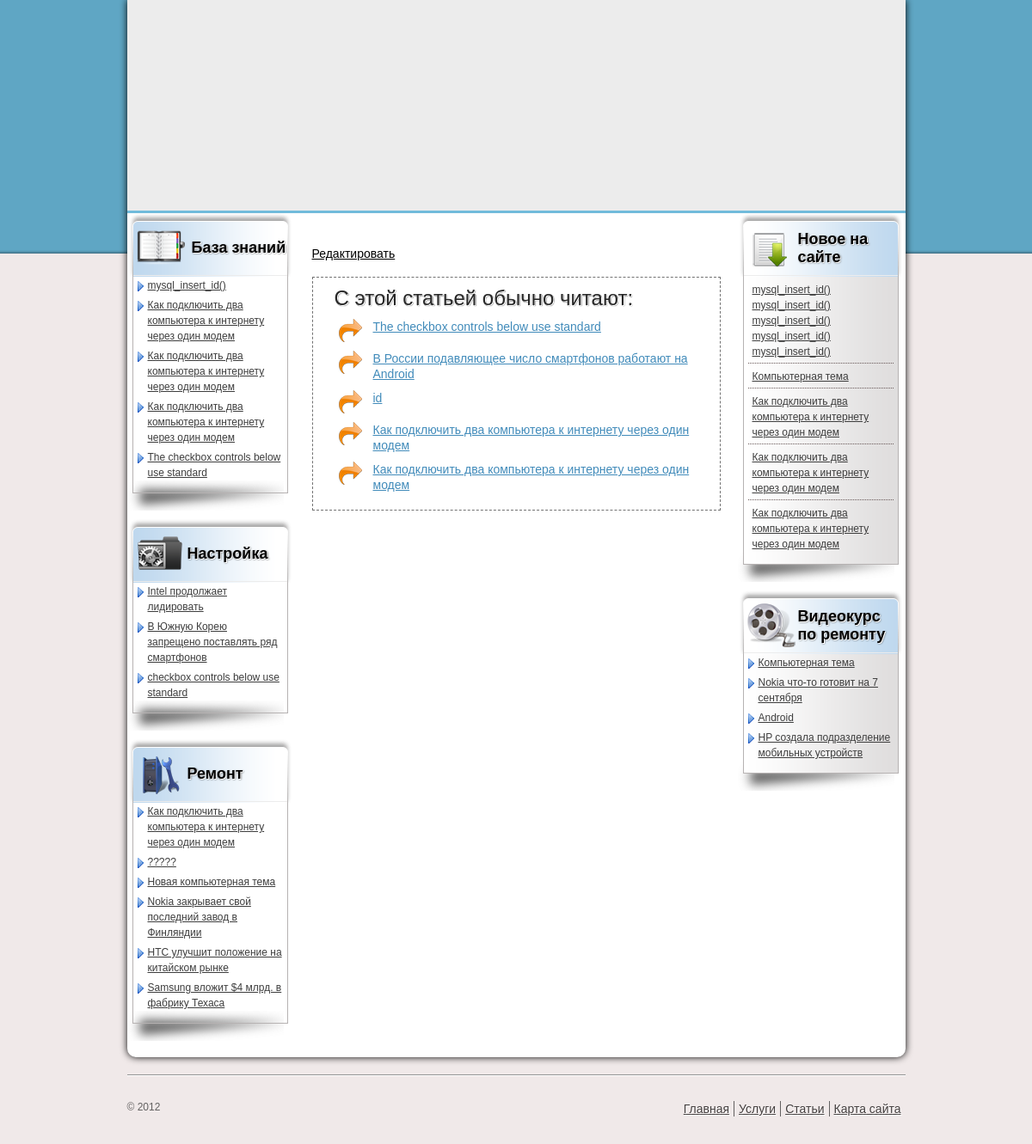
Screenshot of /article.php (signed in) with the database file from the repository.
### tables this page shows
CREATE TABLE IF NOT EXISTS `pages` (
  `id` int(11) NOT NULL AUTO_INCREMENT,
  `title` varchar(300) NOT NULL,
  `content` text NOT NULL,
  `user_id` int(11) NOT NULL,
  `meta_title` varchar(300) DEFAULT NULL,
  `meta_keywords` varchar(300) DEFAULT NULL,
  `meta_desc` varchar(300) DEFAULT NULL,
  `link_text` varchar(150) DEFAULT NULL,
  `category_id` int(11) NOT NULL,
  PRIMARY KEY (`id`),
  KEY `user_id_FK_1` (`user_id`),
  KEY `category_id_FK_3` (`category_id`)
);

### includes/functions.php (the view, shortened to what this page needs)
<?php
function escape($value) {
    $record = mysql_real_escape_string($value);
    return $record;
}
function query($value) {
    $sql = mysql_query($value);
    return $sql;
}
function recent_articles($node) {
	$sql = query("SELECT pages.id, pages.title FROM pages, categories where pages.category_id=categories.id AND pages.id!='".escape($node)."' AND categories.name_code!='home' order by rand() LIMIT 5");
	while($record = mysql_fetch_array($sql)) {
        $recent_article = print '<li><a href="/article.php?node='.$record['id'].'">'.$record['title'].'</a></li>';
	}
	return $recent_article;
}
function show_knowledge_articles() {
	$sql = query("SELECT pages.id, pages.link_text FROM pages, categories WHERE pages.category_id = categories.id AND categories.name_code IN('".escape('knowledge_base')."') order by id desc");
	while($record = mysql_fetch_array($sql)) {
        $recent_article = print '<li><a href="/article.php?node='.$record['id'].'">'.$record['link_text'].'</a></li>';
	}
	return $recent_article;
}
function show_setting_articles() {
	$sql = query("SELECT pages.* FROM pages, categories where pages.category_id=categories.id AND categories.name_code IN('".escape('setting')."') order by id desc");
	while($record = mysql_fetch_array($sql)) {
        $recent_article = print '<li><a href="/article.php?node='.$record['id'].'">'.$record['link_text'].'</a></li>';
	}
	return $recent_article;
}
function show_repair_articles() {
	$sql = query("SELECT pages.* FROM pages, categories where pages.category_id=categories.id AND categories.name_code IN('".escape('repair')."') order by id desc");
	while($record = mysql_fetch_array($sql)) {
		$recent_article = print '<li><a href="/article.php?node='.$record['id'].'">'.$record['link_text'].'</a></li>';
	}
	return $recent_article;
}
function show_video_course_articles() {
	$sql = query("SELECT pages.* FROM pages, categories where pages.category_id=categories.id AND categories.name_code IN('".escape('video_course')."') order by id desc");
	while($record = mysql_fetch_array($sql)) {
		$recentArticle = print '<li><a href="/article.php?node='.$record['id'].'">'.$record['link_text'].'</a></li>';
	}
	return $recentArticle;
}
function last_articles($node) {
	$sql = query("SELECT * FROM pages where id!='".$node."' order by id desc LIMIT 5");
	while($record = mysql_fetch_array($sql)) {
		$useful = print '<li><a href="article.php?node='.$record['id'].'">'.$record['title'].'</a></li>';
	}
	return $useful;
}

### css/style.css (style rules this page uses)
body { background: #f0e9e9 url(../images/main_bg.png) repeat-x !important; text-align: center; font-family: arial; }
li, h1, h2 { text-align: left; }
.text a { color: #000; }
.article ul li { background: url(../images/article_arrow.png) no-repeat 5px 0; padding-left: 45px; margin-bottom: 10px; min-height: 27px; }
.article ul li a { font-size: 14px; color: #418bba; }
.sidebar-block ul li { background: url(../images/sidebar_arrow.png) no-repeat 0 5px; margin: 0 5px 5px 5px; padding-left: 12px; }
.sidebar-block.new ul li { background: none; margin: 0 5px; padding: 5px; border-top: 1px dotted #685858; }
.sidebar-block.new ul li:first-child { border: none; }
.sidebar-block ul a { font-size: 12px; color: #3d3d3d; }

### rows the page displays
pages: title "The checkbox controls below use standard", link_text "The checkbox controls below use standard"
pages: title "В России подавляющее число смартфонов работают на Android", link_text "Android"
pages: title "id", link_text "?????"
pages: title "Как подключить два компьютера к интернету через один модем", link_text "Как подключить два компьютера к интернету через один модем"
pages: title "Как подключить два компьютера к интернету через один модем", link_text "Как подключить два компьютера к интернету через один модем"
pages: link_text "mysql_insert_id()", title "mysql_insert_id() mysql_insert_id() mysql_insert_id() mysql_insert_id() mysql_insert_id()"
pages: link_text "Как подключить два компьютера к интернету через один модем", title "Как подключить два компьютера к интернету через один модем"
pages: link_text "Как подключить два компьютера к интернету через один модем", title "Как подключить два компьютера к интернету через один модем"
pages: link_text "Intel продолжает лидировать"
pages: link_text "В Южную Корею запрещено поставлять ряд смартфонов"
pages: link_text "checkbox controls below use standard"
pages: link_text "Новая компьютерная тема"
pages: link_text "Nokia закрывает свой последний завод в Финляндии"
pages: link_text "HTC улучшит положение на китайском рынке"
pages: link_text "Samsung вложит $4 млрд. в фабрику Техаса"
pages: title "Компьютерная тема", link_text "Компьютерная тема"
pages: link_text "Nokia что-то готовит на 7 сентября"
pages: link_text "HP создала подразделение мобильных устройств"
